Frame 1 (no input): blank canvas, image omitted
Frame 60 (the mouse pressed at the canvas centre just before this capture): blank canvas, image omitted
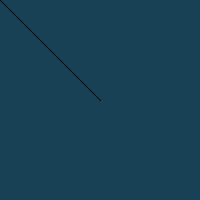
Frame 120 (the mouse held since frame 60 and released just before this capture)

The Processing sketch whose frames 1 and 60 were blank and that drew this single picture after the mouse press (run headless with seeded random() and noise(); from frame 60 on, the mouse is pressed at the canvas centre):

// Processing sketch: day_3
// ── day_3.pde
int stroke = 1;
int butter = 11;

void setup(){
 size(200,200); //suze of window
 background(25,65,86); //background color "white
}

void draw(){
  stroke(butter); //line color
  strokeWeight(stroke);
  if (mousePressed) { //on click do this...
  line(pmouseX,pmouseY,mouseX,mouseY);
  //draw a line, last position to current pos.
   }
}

void keyPressed(){
  if(keyCode == UP){ //when up pressed
  stroke++; // incerment stroke 
  }
 if(keyCode == DOWN){ //when down pressed
   stroke--; //decrement
   }
   if(keyCode == RIGHT){
     butter ++;}
     if(keyCode == LEFT){
       butter --;}
}
